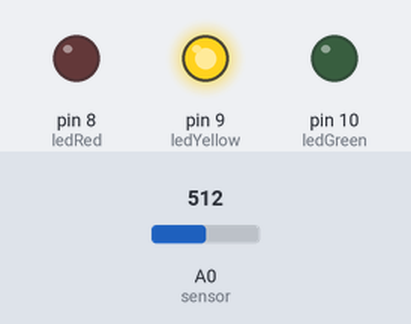
A sketch run on a simulated Arduino Uno, built with avr-gcc and run on an emulated ATmega328P. Parts: output pins drawn as LEDs (lit = HIGH). The test bench sets the inputs (shaded band); at power-on: A0 (sensor) = 512. What the sketch prints to the serial monitor is not drawn.

Above: at 1.2 s.
1.3 s: A0 (sensor) set to 674
2.8 s: A0 (sensor) set to 703
At 3.2 s:
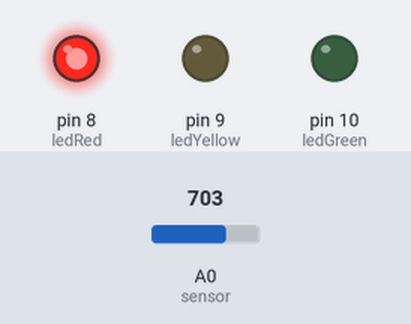
4.3 s: A0 (sensor) set to 306
At 5.4 s:
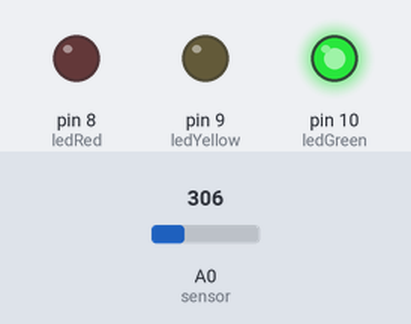
5.8 s: A0 (sensor) set to 327
7.3 s: A0 (sensor) set to 362
At 7.6 s:
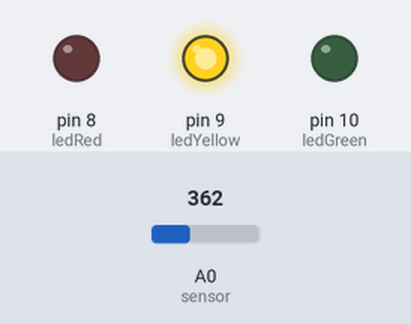
8.8 s: A0 (sensor) set to 245
At 10.1 s:
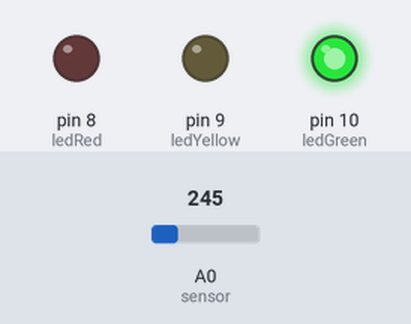
Timing chart, 0 to 11.3 s (numbered marks = the images above; inputs shaded):
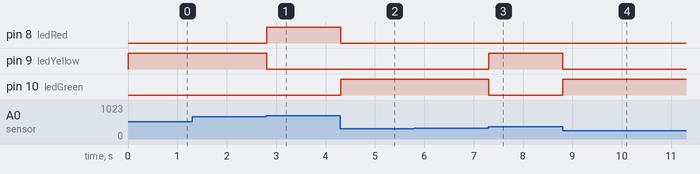

Measured:
- the behaviour switches between 686 and 687 on A0 (sensor) (found by bisection; images 0 and 1)
- the behaviour switches between 345 and 346 on A0 (sensor) (found by bisection; images 2 and 3)
- after the input at 2.8 s, pin 8 (ledRed): LOW → HIGH at once; pin 9 (ledYellow): HIGH → LOW at once
- after the input at 4.3 s, pin 8 (ledRed): HIGH → LOW at once; pin 10 (ledGreen): LOW → HIGH at once
- after the input at 7.3 s, pin 9 (ledYellow): LOW → HIGH at once; pin 10 (ledGreen): HIGH → LOW at once
- after the input at 8.8 s, pin 9 (ledYellow): HIGH → LOW at once; pin 10 (ledGreen): LOW → HIGH at once

The sketch:

project_code.ino
```cpp
int sensor = A0; // Define the analog pin A0 for the sensor
int ledRed = 8; // Define pin 8 for the red LED
int ledYellow = 9; // Define pin 9 for the yellow LED
int ledGreen = 10; // Define pin 10 for the green LED

void setup() {
  pinMode(sensor, INPUT); // Set the sensor pin as input
  pinMode(ledRed, OUTPUT); // Set the red LED pin as output
  pinMode(ledYellow, OUTPUT); // Set the yellow LED pin as output
  pinMode(ledGreen, OUTPUT); // Set the green LED pin as output
  Serial.begin(9600); // Initialize serial communication at 9600 baud
}

void loop() {
  int value = analogRead(sensor); // Read the analog value from the sensor
  value = map(value, 0, 1023, 0, 255); // Map the value from 0-1023 to 0-255
  Serial.println(value); // Print the mapped value to the serial monitor

  // Light up the green LED for values 0-85
  if (value <= 85) {
    digitalWrite(ledGreen, HIGH); // Turn on the green LED
    digitalWrite(ledYellow, LOW); // Turn off the yellow LED
    digitalWrite(ledRed, LOW); // Turn off the red LED
  }
  // Light up the yellow LED for values 86-170
  else if (value <= 170) {
    digitalWrite(ledGreen, LOW); // Turn off the green LED
    digitalWrite(ledYellow, HIGH); // Turn on the yellow LED
    digitalWrite(ledRed, LOW); // Turn off the red LED
  }
  // Light up the red LED for values 171-255
  else if (value <= 255) {
    digitalWrite(ledGreen, LOW); // Turn off the green LED
    digitalWrite(ledYellow, LOW); // Turn off the yellow LED
    digitalWrite(ledRed, HIGH); // Turn on the red LED
  }
  // If the value falls outside the expected range, turn off all LEDs
  else {
    digitalWrite(ledGreen, LOW); // Turn off the green LED
    digitalWrite(ledYellow, LOW); // Turn off the yellow LED
    digitalWrite(ledRed, LOW); // Turn off the red LED
  }
}
```
